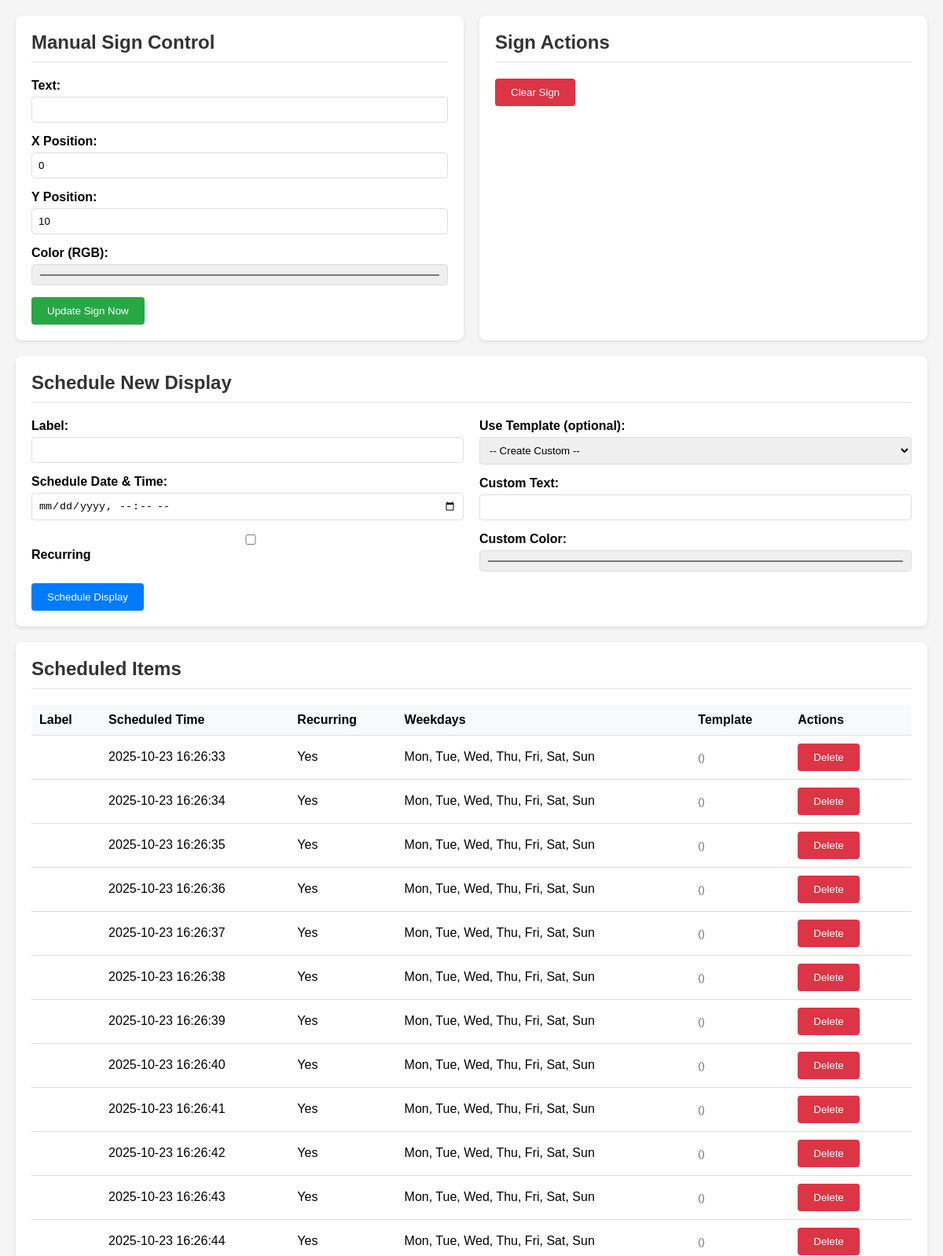
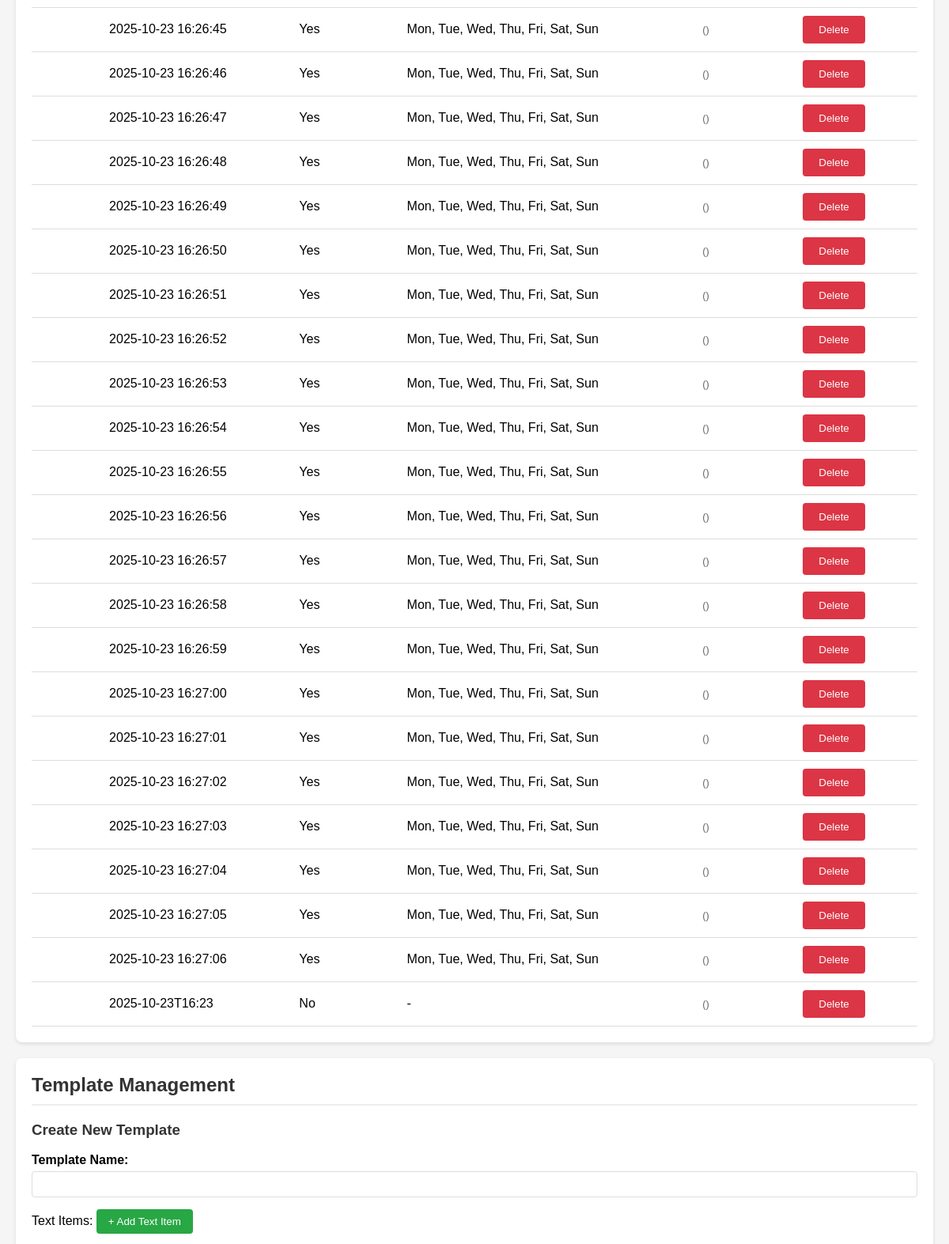
The page / (upper part) on the database its author committed (2 pictures, top to bottom).
### tables this page shows
CREATE TABLE schedule (
            id INTEGER PRIMARY KEY AUTOINCREMENT,
            name TEXT NOT NULL,
            scheduled_datetime TEXT NOT NULL,
            is_recurring INTEGER NOT NULL DEFAULT 0,
            recurring_weekdays TEXT,
            template_id INTEGER,
            FOREIGN KEY (template_id) REFERENCES templates(id) ON DELETE CASCADE
        );

CREATE TABLE templates (
            id INTEGER PRIMARY KEY AUTOINCREMENT,
            name TEXT NOT NULL,
            payload TEXT NOT NULL
        );

### app.py (the view)
@app.route('/')
def index():
    scheduled_items = get_all_scheduled_items()
    templates = get_all_templates()
    scheduled_items_list = []
    for item in scheduled_items:
        item_dict = dict(item)
        if item_dict['recurring_weekdays']:
            item_dict['weekday_names'] = get_weekday_names(item_dict['recurring_weekdays'])
        scheduled_items_list.append(item_dict)
    return render_template('index.html', scheduled_items=scheduled_items_list, templates=templates, get_weekday_names=get_weekday_names)

### sql.py (called while the page is built)
def with_conn(fn):
    def wrapper(*args, **kwargs):
        conn = sqlite3.connect(DB_PATH, timeout=10, isolation_level=None)  # autocommit
        try:
            conn.execute("PRAGMA journal_mode=WAL;")
            conn.execute("PRAGMA synchronous=NORMAL;")
            conn.row_factory = sqlite3.Row
            return fn(conn, *args, **kwargs)
        finally:
            conn.close()
    return wrapper

@with_conn
def get_all_scheduled_items(conn):
    cursor = conn.execute("SELECT * FROM schedule ORDER BY scheduled_datetime")
    return cursor.fetchall()

@with_conn
def get_all_templates(conn):
    cursor = conn.execute("SELECT * FROM templates ORDER BY name")
    return cursor.fetchall()

def get_weekday_names(weekdays_str):
    if not weekdays_str:
        return ""
    weekday_names = ['Mon', 'Tue', 'Wed', 'Thu', 'Fri', 'Sat', 'Sun']
    try:
        weekdays = weekdays_str.split(',')
        names = [weekday_names[int(day.strip())] for day in weekdays]
        return ', '.join(names)
    except (ValueError, IndexError):
        return weekdays_str

### templates/index.html
{% extends "base.html" %}
{% block content %}
    <div class="two-column">
        {% include 'forms/manual_control.html' %}
        {% include 'forms/sign_actions.html' %}
    </div>
    {% include 'forms/schedule_form.html' %}
    {% include 'components/scheduled_items_list.html' %}
    {% include 'components/template_management.html' %}
{% endblock %}

### templates/base.html (shortened to what this page needs)
<!DOCTYPE html>
<html lang="en">
<head>
    <link rel="stylesheet" href="{{ url_for('static', filename='css/base.css') }}">
    <link rel="stylesheet" href="{{ url_for('static', filename='css/layout.css') }}">
    <link rel="stylesheet" href="{{ url_for('static', filename='css/forms.css') }}">
    <link rel="stylesheet" href="{{ url_for('static', filename='css/components.css') }}">
</head>
<body>
    <main>
        {% block content %}{% endblock %}
    </main>
</body>
</html>

### templates/forms/manual_control.html
<div class="section">
    <h2>Manual Sign Control</h2>
    <form method="POST" action="/set_text">
        <div class="form-group">
            <label for="text">Text:</label>
            <input type="text" id="text" name="text" required>
        </div>
        <div class="form-group">
            <label for="x">X Position:</label>
            <input type="number" id="x" name="x" value="0" min="0">
        </div>
        <div class="form-group">
            <label for="y">Y Position:</label>
            <input type="number" id="y" name="y" value="10" min="0">
        </div>
        <div class="form-group">
            <label for="color">Color (RGB):</label>
            <input type="color" id="color" name="color" value="#ff0000">
        </div>
        <button type="submit" class="btn btn-success">Update Sign Now</button>
    </form>
</div>

### templates/forms/sign_actions.html
<div class="section">
    <h2>Sign Actions</h2>
    <form method="POST" action="/clear_sign">
        <button type="submit" class="btn btn-danger">Clear Sign</button>
    </form>
</div>

### templates/forms/schedule_form.html (shortened to what this page needs)
<div class="section">
    <h2>Schedule New Display</h2>
    <form method="POST" action="/add_schedule">
        <div class="two-column">
            <div>
                <div class="form-group">
                    <label for="schedule_label">Label:</label>
                    <input type="text" id="schedule_label" name="label" required>
                </div>
                <div id="datetime_field" class="form-group">
                    <label for="scheduled_datetime">Schedule Date & Time:</label>
                    <input type="datetime-local" id="scheduled_datetime" name="scheduled_datetime">
                </div>
                <div class="form-group">
                    <label for="is_recurring">
                        <input type="checkbox" id="is_recurring" name="is_recurring"> Recurring
                    </label>
                </div>
            </div>
            <div>
                <div class="form-group">
                    <label for="template_id">Use Template (optional):</label>
                    <select id="template_id" name="template_id">
                        <option value="">-- Create Custom --</option>
                    </select>
                </div>
                <div id="custom_text_fields">
                    <div class="form-group">
                        <label for="custom_text">Custom Text:</label>
                        <input type="text" id="custom_text" name="custom_text">
                    </div>
                    <div class="form-group">
                        <label for="custom_color">Custom Color:</label>
                        <input type="color" id="custom_color" name="custom_color" value="#ffff00">
                    </div>
                </div>
            </div>
        </div>
        <button type="submit" class="btn">Schedule Display</button>
    </form>
</div>

### templates/components/scheduled_items_list.html (shortened to what this page needs)
<div class="section">
    <h2>Scheduled Items</h2>
    {% if scheduled_items %}
        <table class="table">
            <thead>
                <tr>
                    <th>Label</th>
                    <th>Scheduled Time</th>
                    <th>Recurring</th>
                    <th>Weekdays</th>
                    <th>Template</th>
                    <th>Actions</th>
                </tr>
            </thead>
            <tbody>
                {% for item in scheduled_items %}
                    <tr>
                        <td>{{ item.label }}</td>
                        <td>
                            {% if item.is_recurring and item.recurring_time %}
                                {{ item.recurring_time }}
                            {% else %}
                                {{ item.scheduled_datetime }}
                            {% endif %}
                        </td>
                        <td>{{ "Yes" if item.is_recurring else "No" }}</td>
                        <td>
                            {% if item.is_recurring and item.recurring_weekdays %}
                                {{ get_weekday_names(item.recurring_weekdays) }}
                            {% else %}
                                -
                            {% endif %}
                        </td>
                        <td>
                            {% if item.template_id %}
                                {% for template in templates %}
                                    {% if template.id == item.template_id %}
                                        <small>({{ template.template_type }})</small>
                                    {% endif %}
                                {% endfor %}
                            {% else %}
                                Custom
                            {% endif %}
                        </td>
                        <td>
                            <form method="POST" action="/delete_schedule/{{ item.id }}" style="display: inline;">
                                <button type="submit" class="btn btn-danger" onclick="return confirm('Are you sure?')">Delete</button>
                            </form>
                        </td>
                    </tr>
                {% endfor %}
            </tbody>
        </table>
    {% else %}
        <p>No scheduled items found.</p>
    {% endif %}
</div>

### templates/components/template_management.html (shortened to what this page needs)
<div class="section">
    <h2>Template Management</h2>
    <h3>Create New Template</h3>
    <form method="POST" action="/add_template">
        <div class="form-group">
            <label for="template_name">Template Name:</label>
            <input type="text" id="template_name" name="template_name" required>
        </div>
        <div id="template_builder">
            <label>Text Items:</label>
            <button type="button" class="add-text-item" onclick="addTextItem()">+ Add Text Item</button>
        </div>
    </form>
</div>

### static/css/base.css (style rules this page uses)
body { font-family: Arial, sans-serif; max-width: 1200px; margin: 0 auto; padding: 20px; background-color: #f5f5f5; }
h2 { margin-top: 0; color: #333; border-bottom: 2px solid #eee; padding-bottom: 10px; }
h3 { color: #333; }
small { font-size: 0.8em; color: #666; }

### static/css/layout.css (style rules this page uses)
.section { background-color: white; padding: 20px; margin-bottom: 20px; border-radius: 8px; box-shadow: 0 2px 5px rgba(0,0,0,0.1); }
.two-column { display: grid; grid-template-columns: 1fr 1fr; gap: 20px; }

### static/css/forms.css (style rules this page uses)
.form-group { margin-bottom: 15px; }
.form-group label { display: block; margin-bottom: 5px; font-weight: bold; }
.form-group input, .form-group select, .form-group textarea { width: 100%; padding: 8px; border: 1px solid #ddd; border-radius: 4px; box-sizing: border-box; }

### static/css/components.css (style rules this page uses)
.btn { background-color: #007bff; color: white; padding: 10px 20px; border: none; border-radius: 4px; cursor: pointer; text-decoration: none; display: inline-block; margin-right: 10px; }
.btn-danger { background-color: #dc3545; }
.btn-success { background-color: #28a745; }
.add-text-item { background-color: #28a745; color: white; border: none; padding: 8px 15px; border-radius: 4px; cursor: pointer; margin-bottom: 15px; }
.table { width: 100%; border-collapse: collapse; margin-top: 15px; }
.table th, .table td { padding: 10px; text-align: left; border-bottom: 1px solid #ddd; }
.table th { background-color: #f8f9fa; font-weight: bold; }

### rows shown on the page
schedule: scheduled_datetime "2025-10-23 16:26:33", is_recurring "Yes", recurring_weekdays "Mon, Tue, Wed, Thu, Fri, Sat, Sun"
schedule: scheduled_datetime "2025-10-23 16:26:34", is_recurring "Yes", recurring_weekdays "Mon, Tue, Wed, Thu, Fri, Sat, Sun"
schedule: scheduled_datetime "2025-10-23 16:26:35", is_recurring "Yes", recurring_weekdays "Mon, Tue, Wed, Thu, Fri, Sat, Sun"
schedule: scheduled_datetime "2025-10-23 16:26:36", is_recurring "Yes", recurring_weekdays "Mon, Tue, Wed, Thu, Fri, Sat, Sun"
schedule: scheduled_datetime "2025-10-23 16:26:37", is_recurring "Yes", recurring_weekdays "Mon, Tue, Wed, Thu, Fri, Sat, Sun"
schedule: scheduled_datetime "2025-10-23 16:26:38", is_recurring "Yes", recurring_weekdays "Mon, Tue, Wed, Thu, Fri, Sat, Sun"
schedule: scheduled_datetime "2025-10-23 16:26:39", is_recurring "Yes", recurring_weekdays "Mon, Tue, Wed, Thu, Fri, Sat, Sun"
schedule: scheduled_datetime "2025-10-23 16:26:40", is_recurring "Yes", recurring_weekdays "Mon, Tue, Wed, Thu, Fri, Sat, Sun"
schedule: scheduled_datetime "2025-10-23 16:26:41", is_recurring "Yes", recurring_weekdays "Mon, Tue, Wed, Thu, Fri, Sat, Sun"
schedule: scheduled_datetime "2025-10-23 16:26:42", is_recurring "Yes", recurring_weekdays "Mon, Tue, Wed, Thu, Fri, Sat, Sun"
schedule: scheduled_datetime "2025-10-23 16:26:43", is_recurring "Yes", recurring_weekdays "Mon, Tue, Wed, Thu, Fri, Sat, Sun"
schedule: scheduled_datetime "2025-10-23 16:26:44", is_recurring "Yes", recurring_weekdays "Mon, Tue, Wed, Thu, Fri, Sat, Sun"
schedule: scheduled_datetime "2025-10-23 16:26:45", is_recurring "Yes", recurring_weekdays "Mon, Tue, Wed, Thu, Fri, Sat, Sun"
schedule: scheduled_datetime "2025-10-23 16:26:46", is_recurring "Yes", recurring_weekdays "Mon, Tue, Wed, Thu, Fri, Sat, Sun"
schedule: scheduled_datetime "2025-10-23 16:26:47", is_recurring "Yes", recurring_weekdays "Mon, Tue, Wed, Thu, Fri, Sat, Sun"
schedule: scheduled_datetime "2025-10-23 16:26:48", is_recurring "Yes", recurring_weekdays "Mon, Tue, Wed, Thu, Fri, Sat, Sun"
schedule: scheduled_datetime "2025-10-23 16:26:49", is_recurring "Yes", recurring_weekdays "Mon, Tue, Wed, Thu, Fri, Sat, Sun"
schedule: scheduled_datetime "2025-10-23 16:26:50", is_recurring "Yes", recurring_weekdays "Mon, Tue, Wed, Thu, Fri, Sat, Sun"
schedule: scheduled_datetime "2025-10-23 16:26:51", is_recurring "Yes", recurring_weekdays "Mon, Tue, Wed, Thu, Fri, Sat, Sun"
schedule: scheduled_datetime "2025-10-23 16:26:52", is_recurring "Yes", recurring_weekdays "Mon, Tue, Wed, Thu, Fri, Sat, Sun"
schedule: scheduled_datetime "2025-10-23 16:26:53", is_recurring "Yes", recurring_weekdays "Mon, Tue, Wed, Thu, Fri, Sat, Sun"
schedule: scheduled_datetime "2025-10-23 16:26:54", is_recurring "Yes", recurring_weekdays "Mon, Tue, Wed, Thu, Fri, Sat, Sun"
schedule: scheduled_datetime "2025-10-23 16:26:55", is_recurring "Yes", recurring_weekdays "Mon, Tue, Wed, Thu, Fri, Sat, Sun"
schedule: scheduled_datetime "2025-10-23 16:26:56", is_recurring "Yes", recurring_weekdays "Mon, Tue, Wed, Thu, Fri, Sat, Sun"
schedule: scheduled_datetime "2025-10-23 16:26:57", is_recurring "Yes", recurring_weekdays "Mon, Tue, Wed, Thu, Fri, Sat, Sun"
schedule: scheduled_datetime "2025-10-23 16:26:58", is_recurring "Yes", recurring_weekdays "Mon, Tue, Wed, Thu, Fri, Sat, Sun"
schedule: scheduled_datetime "2025-10-23 16:26:59", is_recurring "Yes", recurring_weekdays "Mon, Tue, Wed, Thu, Fri, Sat, Sun"
schedule: scheduled_datetime "2025-10-23 16:27:00", is_recurring "Yes", recurring_weekdays "Mon, Tue, Wed, Thu, Fri, Sat, Sun"
schedule: scheduled_datetime "2025-10-23 16:27:01", is_recurring "Yes", recurring_weekdays "Mon, Tue, Wed, Thu, Fri, Sat, Sun"
schedule: scheduled_datetime "2025-10-23 16:27:02", is_recurring "Yes", recurring_weekdays "Mon, Tue, Wed, Thu, Fri, Sat, Sun"
schedule: scheduled_datetime "2025-10-23 16:27:03", is_recurring "Yes", recurring_weekdays "Mon, Tue, Wed, Thu, Fri, Sat, Sun"
schedule: scheduled_datetime "2025-10-23 16:27:04", is_recurring "Yes", recurring_weekdays "Mon, Tue, Wed, Thu, Fri, Sat, Sun"
schedule: scheduled_datetime "2025-10-23 16:27:05", is_recurring "Yes", recurring_weekdays "Mon, Tue, Wed, Thu, Fri, Sat, Sun"
schedule: scheduled_datetime "2025-10-23 16:27:06", is_recurring "Yes", recurring_weekdays "Mon, Tue, Wed, Thu, Fri, Sat, Sun"
schedule: scheduled_datetime "2025-10-23T16:23", is_recurring "No"
